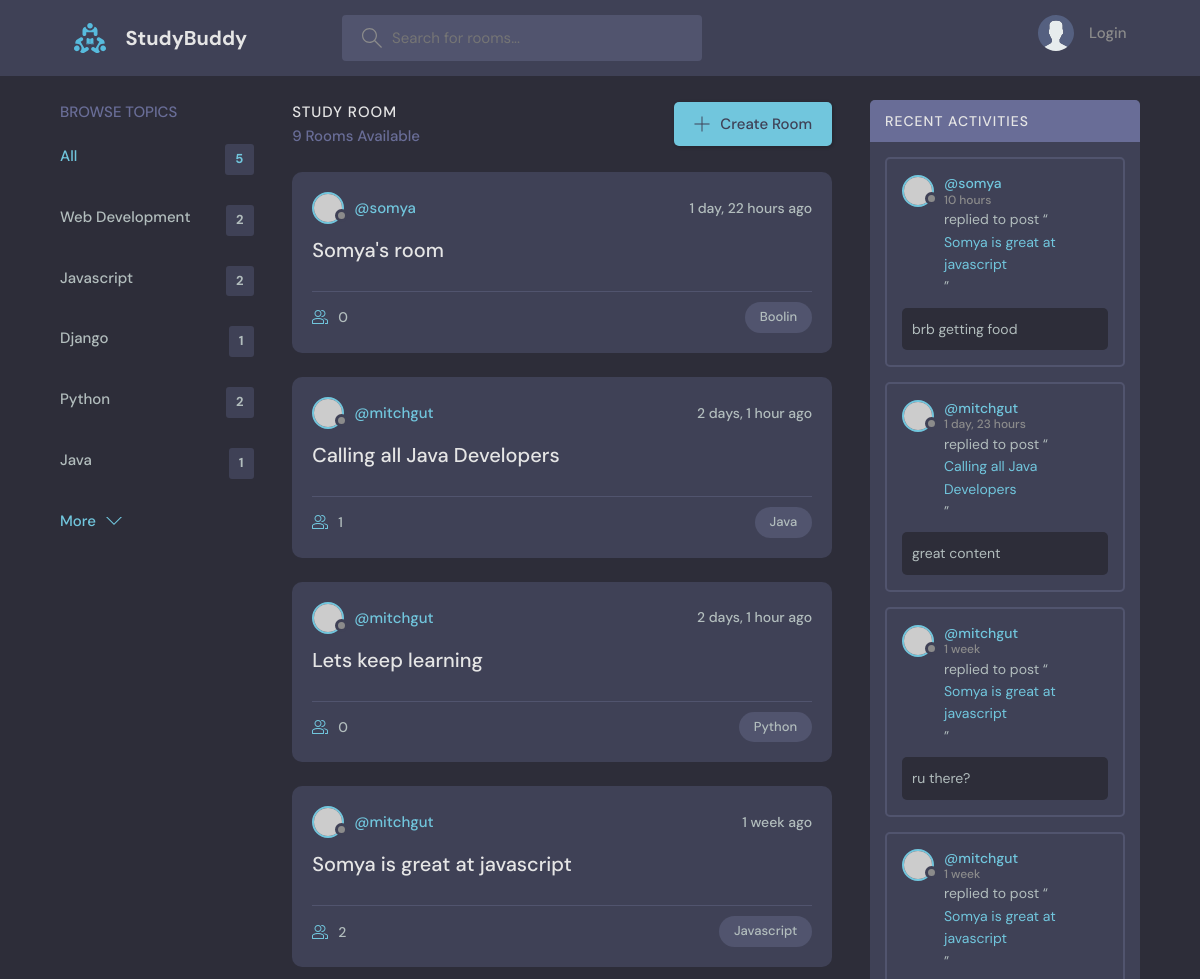
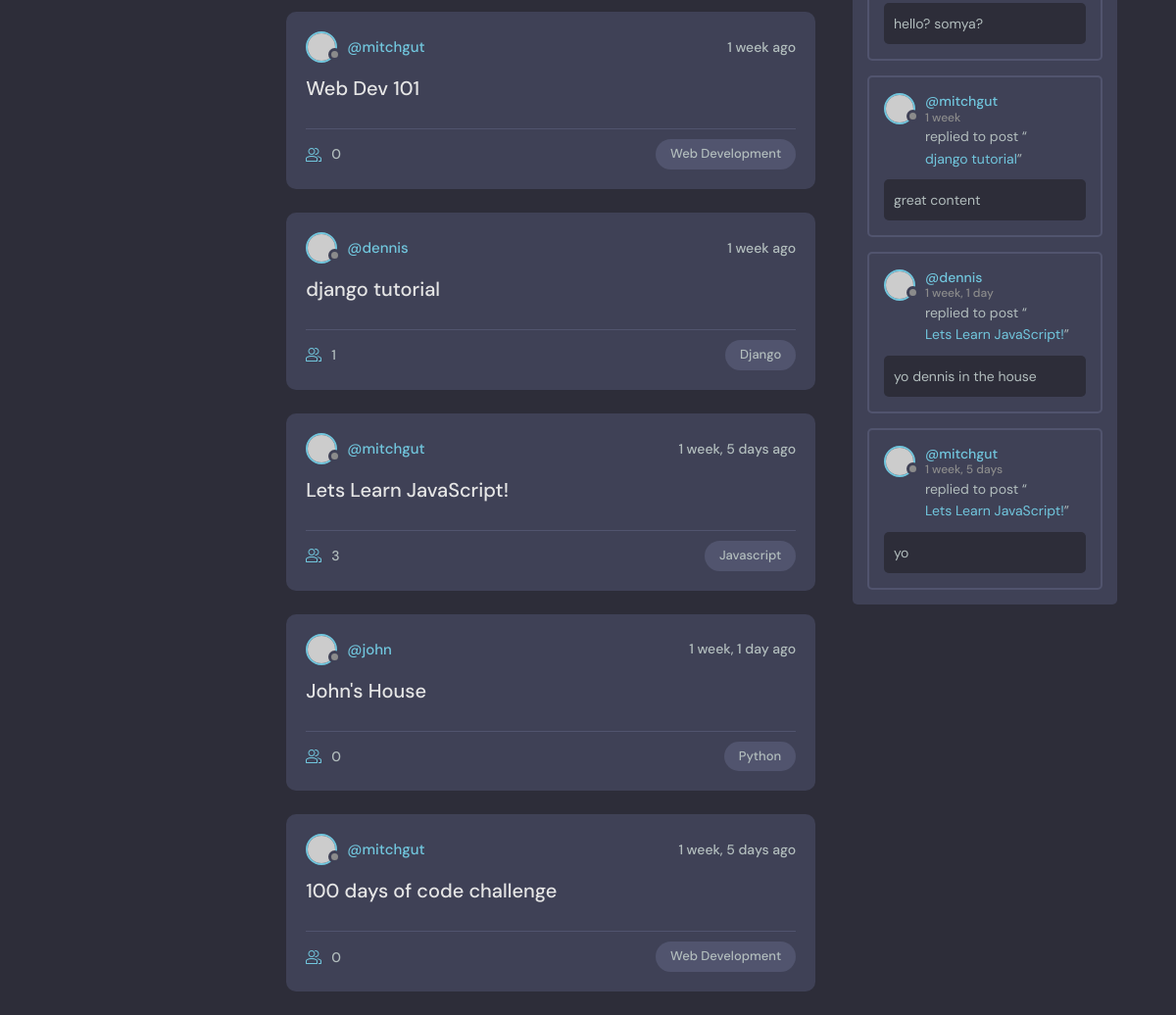
The page / on the database its author committed (2 pictures, top to bottom).
### base/models.py (models this page shows, shortened)
class Topic(models.Model):
    name = models.CharField(max_length=200)

class Room(models.Model):
    host = models.ForeignKey(User, on_delete=models.SET_NULL, null=True)
    topic = models.ForeignKey(Topic, on_delete=models.SET_NULL, null=True)
    name = models.CharField(max_length=200)
    description = models.TextField(null=True, blank=True)
    participants = models.ManyToManyField(User, related_name='participants', blank=True)
    updated = models.DateTimeField(auto_now=True)
    created = models.DateTimeField(auto_now_add=True)
    class Meta:
        ordering =['-updated', '-created']

class Message(models.Model):
    user = models.ForeignKey(User, on_delete=models.CASCADE)
    room = models.ForeignKey(Room, on_delete=models.CASCADE)
    body = models.TextField()
    updated = models.DateTimeField(auto_now=True)
    created = models.DateTimeField(auto_now_add=True)
    class Meta:
        ordering = ['-updated', '-created']

### base/views.py (the view)
# urls.py: path('', views.home, name="home"),
def home(request):
    q = request.GET.get('q') if request.GET.get('q') != None else ''
    rooms = Room.objects.filter(
        Q(topic__name__icontains=q) |
        Q(name__icontains=q) |
        Q(description__icontains=q)
        )
    topics = Topic.objects.all()[0:5]
    room_count = rooms.count()
    room_messages = Message.objects.filter(Q(room__topic__name__icontains=q))
    context = {'rooms':rooms, 'topics':topics, 'room_count':room_count, 'room_messages':room_messages}
    return render(request, "base/home.html", context)

### base/templates/base/home.html (shortened to what this page needs)
{% extends 'main.html' %}
{% block content %}
  <main class="layout layout--3">
    <div class="container">
      {% include 'base/topics_component.html' %}
      <div class="roomList">
        <div class="roomList__header">
          <div>
            <h2>Study Room</h2>
            <p>{{room_count}} Rooms Available</p>
          </div>
          <a class="btn btn--main" href="{% url 'create-room' %}">
            <svg version="1.1" xmlns="http://www.w3.org/2000/svg" width="32" height="32" viewBox="0 0 32 32">
              <title>add</title>
              <path
                d="M16.943 0.943h-1.885v14.115h-14.115v1.885h14.115v14.115h1.885v-14.115h14.115v-1.885h-14.115v-14.115z"
              ></path>
            </svg>
            Create Room
          </a>
        </div>
        {% include 'base/feed_component.html' %}
      </div>
      {% include 'base/activity_component.html' %}
    </div>
  </main>
{% endblock %}

### base/templates/base/topics_component.html
<div class="topics">
    <div class="topics__header">
      <h2>Browse Topics</h2>
    </div>
    <ul class="topics__list">
      <li>
        <a href="{% url 'home' %}" class="active">All <span>{{topics.count}}</span></a>
      </li>
      {% for topic in topics %}
      <li>
        <a href="{% url 'home' %}?q={{topic.name}}">{{topic.name}} <span>{{topic.room_set.all.count}}</span></a>
      </li>
      {% endfor %}
    </ul>
    <a class="btn btn--link" href="{% url 'topics' %}">
      More
      <svg version="1.1" xmlns="http://www.w3.org/2000/svg" width="32" height="32" viewBox="0 0 32 32">
        <title>chevron-down</title>
        <path d="M16 21l-13-13h-3l16 16 16-16h-3l-13 13z"></path>
      </svg>
    </a>
</div>

### base/templates/base/feed_component.html (shortened to what this page needs)
{% for room in rooms %}
<div class="roomListRoom">
    <div class="roomListRoom__header">
      <a href="{% url 'user-profile' room.host.id %}" class="roomListRoom__author">
        <div class="avatar avatar--small">
          <img src="https://randomuser.me/api/portraits/women/11.jpg" />
        </div>
        <span>@{{room.host.username}}</span>
      </a>
      <div class="roomListRoom__actions">
        <span>{{room.created|timesince}} ago</span>
      </div>
    </div>
    <div class="roomListRoom__content">
      <a href="{% url 'room' room.id %}">{{room.name}}</a>
    </div>
    <div class="roomListRoom__meta">
      <a href="{% url 'room' room.id %}" class="roomListRoom__joined">
        {{room.participants.all.count}}
      </a>
      <p class="roomListRoom__topic">{{room.topic.name}}</p>
    </div>
</div>
{% endfor %}

### base/templates/base/activity_component.html (shortened to what this page needs)
<div class="activities">
    <div class="activities__header">
      <h2>Recent Activities</h2>
    </div>
    {% for message in room_messages %}
    <div class="activities__box">
      <div class="activities__boxHeader roomListRoom__header">
        <a href="{% url 'user-profile' message.user.id %}" class="roomListRoom__author">
          <div class="avatar avatar--small">
            <img src="https://randomuser.me/api/portraits/women/11.jpg" />
          </div>
          <p>@{{ message.user }}
            <span>{{ message.created|timesince }}</span>
          </p>
        </a>
      </div>
      <div class="activities__boxContent">
        <p>replied to post “<a href="{% url 'room' message.room.id %}">{{message.room.name}}</a>”</p>
        <div class="activities__boxRoomContent">
            {{message.body}}
        </div>
      </div>
    </div>
    {% endfor %}
</div>

### rows shown on the page
Topic: name "Web Development", room_set.all.count "2"
Topic: name "Javascript", room_set.all.count "2"
Topic: name "Django", room_set.all.count "1"
Topic: name "Python", room_set.all.count "2"
Topic: name "Java", room_set.all.count "1"
Room: host.username "somya", created "1 day, 22 hours", name "Somya's room", participants.all.count "0", topic.name "Boolin"
Room: host.username "mitchgut", created "2 days, 1 hour", name "Calling all Java Developers", participants.all.count "1", topic.name "Java"
Room: host.username "mitchgut", created "2 days, 1 hour", name "Lets keep learning", participants.all.count "0", topic.name "Python"
Room: host.username "mitchgut", created "1 week", name "Somya is great at javascript", participants.all.count "2", topic.name "Javascript"
Room: host.username "mitchgut", created "1 week", name "Web Dev 101", participants.all.count "0", topic.name "Web Development"
Room: host.username "dennis", created "1 week", name "django tutorial", participants.all.count "1", topic.name "Django"
Room: host.username "mitchgut", created "1 week, 5 days", name "Lets Learn JavaScript!", participants.all.count "3", topic.name "Javascript"
Room: host.username "john", created "1 week, 1 day", name "John's House", participants.all.count "0", topic.name "Python"
Room: host.username "mitchgut", created "1 week, 5 days", name "100 days of code challenge", participants.all.count "0", topic.name "Web Development"
Message: user "somya", created "10 hours", room.name "Somya is great at javascript", body "brb getting food"
Message: user "mitchgut", created "1 day, 23 hours", room.name "Calling all Java Developers", body "great content"
Message: user "mitchgut", created "1 week", room.name "Somya is great at javascript", body "ru there?"
Message: user "mitchgut", created "1 week", room.name "Somya is great at javascript", body "hello? somya?"
Message: user "mitchgut", created "1 week", room.name "django tutorial", body "great content"
Message: user "dennis", created "1 week, 1 day", room.name "Lets Learn JavaScript!", body "yo dennis in the house"
Message: user "mitchgut", created "1 week, 5 days", room.name "Lets Learn JavaScript!", body "yo"

### other values the page prints
{{ topics.count }} "5"
{{ room_count }} "9"
